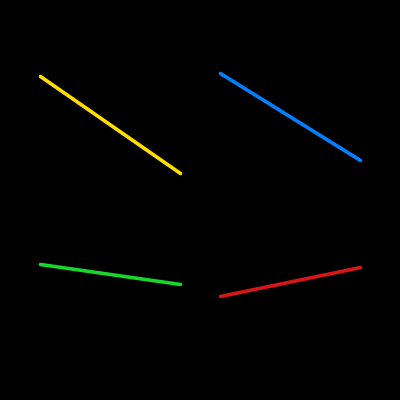
Frame 1 (no input)
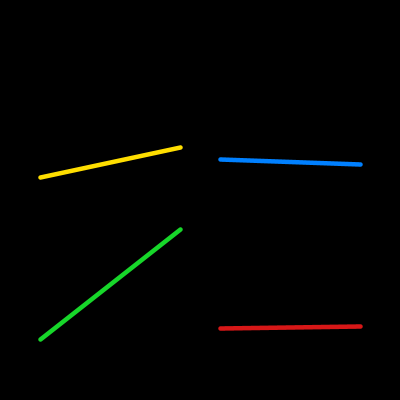
Frame 60 (the mouse pressed at the canvas centre just before this capture)
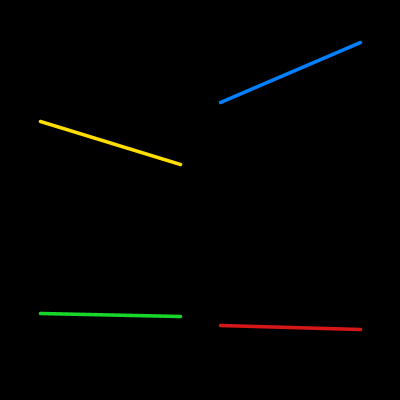
Frame 120 (the mouse held since frame 60 and released just before this capture)

The Processing sketch that drew these frames (run headless with seeded random() and noise(); from frame 60 on, the mouse is pressed at the canvas centre):

// Processing sketch: processing_184424
// ── processing_184424.pde

/*------------------------------
"Random Line Boxes - Variable"
Simple programming sketch creating random lines in boxes designated by color.  
The sketch is not static and thus the canvas size can change without affecting 
the result of the sketch. 

Created February 4, 2015
By Megan Cattey
megancattey@gmail.com

Created for Art 3001 - Data Visualization
BFA in Art and Technology
The Ohio State University
http://www.openprocessing.org/classroom/4626
 ------------------------------*/

void setup() {
  size(400, 400);
  smooth();
}

void draw() {
  background(0);
  int m=width/10;


  stroke(#FFDE00);
  strokeWeight(random(1, 5));
  line(m, random(m, height/2-m/2), width/2-m/2, random(m, height/2-m/2)); //upper left

  stroke(#0080FF);
  line(width/2+m/2, random(m,height/2-m/2), width-m, random(m,height/2-m/2)); //upper right

  stroke(#17D72A);
   line(m, random(height/2+m/2,height-m), width/2-m/2, random(height/2+m/2,height-m)); //lower left

  stroke(#D71717);
   line(width/2+m/2, random(height/2+m/2,height-m),width-m,random(height/2+m/2,height-m)); //lower right
}
